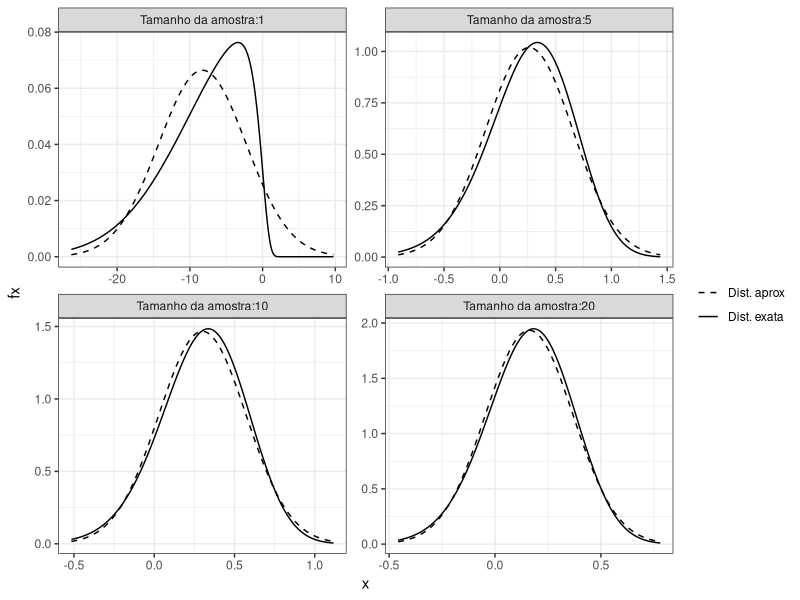
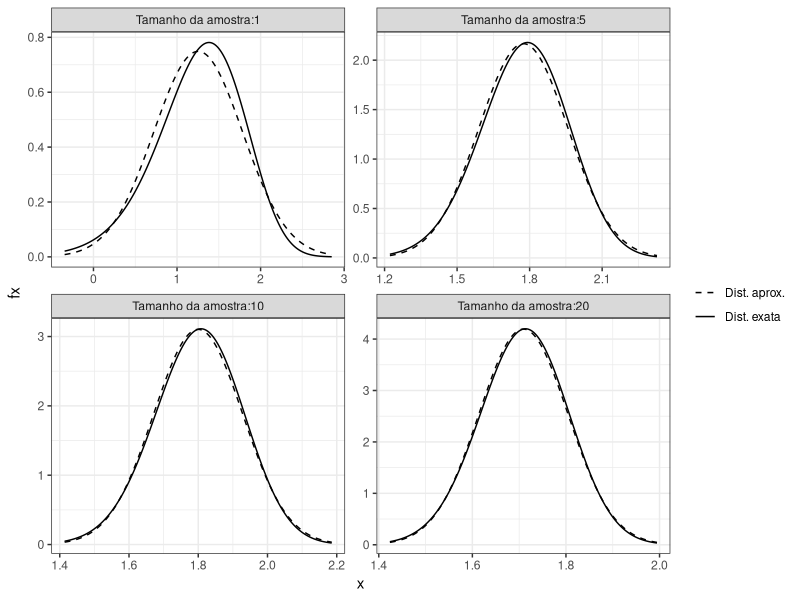
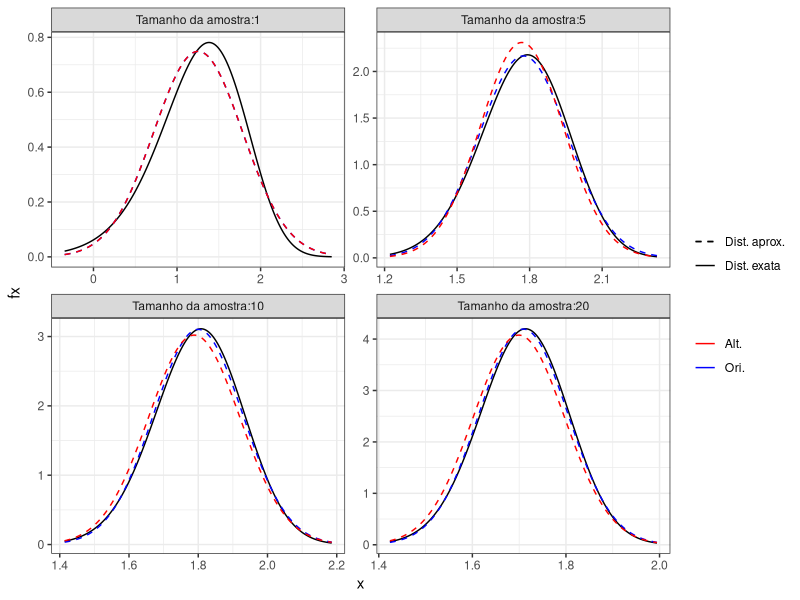

Write the R code that produced these figures, in order.
## ---- chunk 1
knitr::opts_chunk$set(echo = TRUE)
Sys.setlocale("LC_TIME", "Portuguese")

library(tidyverse)
## ---- chunk 2
set.seed(13031998)

data_plot=data.frame()

for(n in c(1,5,10,20)){
y=rpois(n,1)
y_stat=sum(y)

f=function(x){exp(y_stat*x-n*exp(x)-(x**2)/(2*100))}
c=integrate(f,-Inf,Inf)$value
x_mean=integrate(function(x){x*f(x)},-Inf,Inf)$value/c
x2_mean=integrate(function(x){(x**2)*f(x)},-Inf,Inf)$value/c
s2=x2_mean-x_mean**2

x=seq(x_mean-3*sqrt(s2),x_mean+3*sqrt(s2),l=1000)

data_plot=rbind(data_plot,data.frame(x=x,fx=f(x)/c,gx=dnorm(x,x_mean,sqrt(s2)),n=n))
}

data_plot$n=factor(paste0('Tamanho da amostra:',data_plot$n),levels=paste0('Tamanho da amostra:',c(1,5,10,20)))

ggplot(data_plot)+
  geom_line(aes(x=x,y=fx,linetype='Dist. exata'))+
  geom_line(aes(x=x,y=gx,linetype='Dist. aprox'))+
  scale_linetype_manual('',values=c('dashed','solid'))+
  theme_bw()+
  facet_wrap(.~n,scales = 'free')


## ---- chunk 3
set.seed(13031998)

data_plot=data.frame()

for(n in c(1,5,10,20)){
y=rpois(n,5)
y_stat=sum(y)

f=function(x){exp(y_stat*x-n*exp(x)-(x**2)/(2*100))}
c=integrate(f,-Inf,Inf)$value
x_mean=integrate(function(x){x*f(x)},-Inf,Inf)$value/c
x2_mean=integrate(function(x){(x**2)*f(x)},-Inf,Inf)$value/c
s2=x2_mean-x_mean**2

x=seq(x_mean-3*sqrt(s2),x_mean+3*sqrt(s2),l=1000)

data_plot=rbind(data_plot,data.frame(x=x,fx=f(x)/c,gx=dnorm(x,x_mean,sqrt(s2)),n=n))
}

data_plot$n=factor(paste0('Tamanho da amostra:',data_plot$n),levels=paste0('Tamanho da amostra:',c(1,5,10,20)))

ggplot(data_plot)+
  geom_line(aes(x=x,y=fx,linetype='Dist. exata'))+
  geom_line(aes(x=x,y=gx,linetype='Dist. aprox.'))+
  scale_linetype_manual('',values=c('dashed','solid'))+
  theme_bw()+
  facet_wrap(.~n,scales = 'free')


## ---- chunk 4
set.seed(13031998)

data_plot=data.frame()

for(n in c(1,5,10,20)){
y=rpois(n,5)
y_stat=sum(y)

f=function(x){exp(y_stat*x-n*exp(x)-(x**2)/(2*100))}
c=integrate(f,-Inf,Inf)$value
x_mean=integrate(function(x){x*f(x)},-Inf,Inf)$value/c
x2_mean=integrate(function(x){(x**2)*f(x)},-Inf,Inf)$value/c
s2=x2_mean-x_mean**2

x_mean2=0
s22=100
for(i in 1:n){
  f=function(x){exp(y[i]*x-exp(x)-((x-x_mean2)**2)/(2*s22))}
  c_prev=integrate(f,-Inf,Inf)$value
  x_mean_prev=integrate(function(x){x*f(x)},-Inf,Inf)$value/c_prev
  x2_mean_prev=integrate(function(x){(x**2)*f(x)},-Inf,Inf)$value/c_prev
  s2_prev=x2_mean_prev-x_mean_prev**2
  
  x_mean2=x_mean_prev
  s22=s2_prev
  print(s22)
}

f=function(x){exp(y_stat*x-n*exp(x)-(x**2)/(2*100))}
x=seq(x_mean-3*sqrt(s2),x_mean+3*sqrt(s2),l=1000)

data_plot=rbind(data_plot,data.frame(x=x,
                                     fx=f(x)/c,
                                     gx=dnorm(x,x_mean,sqrt(s2)),
                                     hx=dnorm(x,x_mean2,sqrt(s22)),
                                     n=n))
}

data_plot$n=factor(paste0('Tamanho da amostra:',data_plot$n),levels=paste0('Tamanho da amostra:',c(1,5,10,20)))

ggplot(data_plot)+
  geom_line(aes(x=x,y=fx,linetype='Dist. exata'))+
  geom_line(aes(x=x,y=gx,linetype='Dist. aprox.',color='Ori.'))+
  geom_line(aes(x=x,y=hx,linetype='Dist. aprox.',color='Alt.'))+
  scale_linetype_manual('',values=c('dashed','solid'))+
  scale_color_manual('',values=c('red','blue'))+
  theme_bw()+
  facet_wrap(.~n,scales = 'free')


